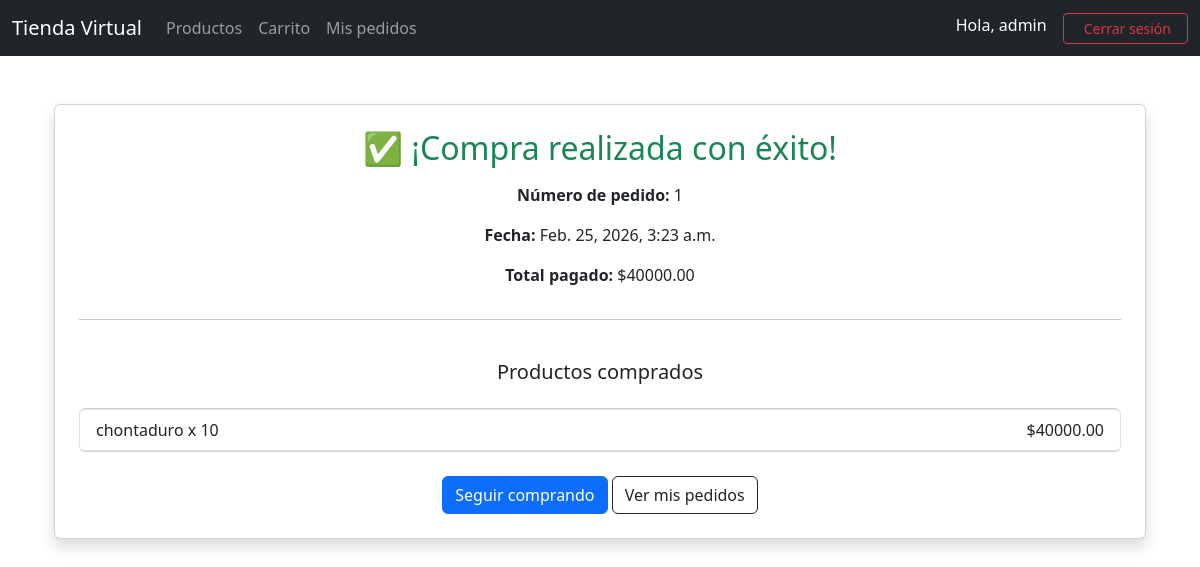
The page /pedidos/exitoso/1/ (signed in) on the database its author committed.
### pedidos/models.py (models this page shows, shortened)
class Pedido(models.Model):
    ESTADOS = [('Pagado', 'Pagado'), ('Pendiente', 'Pendiente'), ('Cancelado', 'Cancelado'),]
    usuario = models.ForeignKey(User, on_delete=models.CASCADE, related_name='pedidos')
    fecha = models.DateTimeField(auto_now_add=True)
    total = models.DecimalField(max_digits=10, decimal_places=2)
    estado = models.CharField(max_length=20, choices=ESTADOS, default='Pagado')

class DetallePedido(models.Model):
    pedido = models.ForeignKey(Pedido, related_name='detalles', on_delete=models.CASCADE)
    producto = models.ForeignKey(Producto, on_delete=models.SET_NULL, null=True)
    cantidad = models.PositiveIntegerField()
    precio = models.DecimalField(max_digits=10, decimal_places=2)
    def subtotal(self):
        return self.cantidad * self.precio

### productos/models.py (models this page shows, shortened)
class Producto(models.Model):
    nombre = models.CharField(max_length=200)
    descripcion = models.TextField()
    precio = models.DecimalField(max_digits=10, decimal_places=2)
    imagen = models.ImageField(upload_to='productos/')
    stock = models.PositiveIntegerField(default=0)
    activo = models.BooleanField(default=True)
    '''El método save ya está creado por defecto en Django, aquí lo estamos sobreescribiendo de acuerdo con
    la regla activo o inactivo que depende del stock'''
    def save(self, *args, **kwargs):
        if self.stock == 0:
            self.activo = False
        super().save(*args, **kwargs)

### pedidos/views.py (the view)
# urls.py: path('exitoso/<int:pedido_id>/', views.pedido_exitoso, name='pedido_exitoso'),
@login_required
def pedido_exitoso(request, pedido_id):
    pedido = get_object_or_404(Pedido, id=pedido_id, usuario=request.user)
    return render(request, 'pedidos/pedido_exitoso.html', {'pedido': pedido})

### carrito/context_processors.py (called while the page is built)
def carrito_total(request):
    if request.user.is_authenticated:
        total_items = ItemCarrito.objects.filter(usuario=request.user).count()
    else:
        total_items = 0
    return {
        'carrito_total_items': total_items
    }

### pedidos/templates/pedidos/pedido_exitoso.html
{% extends 'core/base.html' %}
{% block content %}
<div class="container mt-5">
    <div class="card shadow p-4 text-center">
        <h2 class="text-success mb-3">
            ✅ ¡Compra realizada con éxito!
        </h2>
        <p><strong>Número de pedido:</strong> {{ pedido.id }}</p>
        <p><strong>Fecha:</strong> {{ pedido.fecha }}</p>
        <p><strong>Total pagado:</strong> ${{ pedido.total }}</p>
        <hr>
        <h5 class="mt-4">Productos comprados</h5>
        <ul class="list-group mt-3">
            {% for detalle in pedido.detalles.all %}
                <li class="list-group-item d-flex justify-content-between">
                    <span>
                        {{ detalle.producto.nombre }} x {{ detalle.cantidad }}
                    </span>
                    <span>
                        ${{ detalle.subtotal }}
                    </span>
                </li>
            {% endfor %}
        </ul>
        <div class="mt-4">
            <a href="{% url 'lista_productos' %}" class="btn btn-primary">
                Seguir comprando
            </a>
            <a href="{% url 'mis_pedidos' %}" class="btn btn-outline-dark">
                Ver mis pedidos
            </a>
        </div>
    </div>
</div>
{% endblock %}

### core/templates/core/base.html (shortened to what this page needs)
{% load static %}
<!DOCTYPE html>
<html lang="es">
<head>
    <link href="https://cdn.jsdelivr.net/npm/bootstrap@5.3.0/dist/css/bootstrap.min.css"
          rel="stylesheet">
</head>
<body>
<nav class="navbar navbar-expand-lg navbar-dark bg-dark">
    <div class="container-fluid">
        <a class="navbar-brand" href="#">Tienda Virtual</a>
        <div class="collapse navbar-collapse">
            <ul class="navbar-nav me-auto">
                <li class="nav-item">
                    <a class="nav-link" href="/productos/">Productos</a>
                </li>
                <li class="nav-item">
                    <a class="nav-link position-relative" href="{% url 'ver_carrito' %}">
                    Carrito
                    </a>
                </li>
                <a class="nav-link" href="{% url 'mis_pedidos' %}">
                    Mis pedidos
                </a>
            </ul>
            <ul class="navbar-nav">
                {% if user.is_authenticated %}
                    <li class="nav-item">
                        <span class="navbar-text text-white me-3">
                            Hola, {{ user.username }}
                        </span>
                    </li>
                    <li class="nav-item">
                        <form action="{% url 'logout' %}" method="post" class="d-inline">
                            <button type="submit" class="btn btn-outline-danger btn-sm px-3">
                                 Cerrar sesión
                            </button>
                        </form>
                    </li>
                {% endif %}
            </ul>
        </div>
    </div>
</nav>
<div class="container mt-5">
    {% block content %}
    {% endblock %}
</div>
</body>
</html>

### rows shown on the page
Pedido: id "1", fecha "Feb. 25, 2026, 3:23 a.m.", total "40000.00"
DetallePedido: producto.nombre "chontaduro", cantidad "10", subtotal "40000.00"

### other values the page prints
{{ user.username }} "admin"
